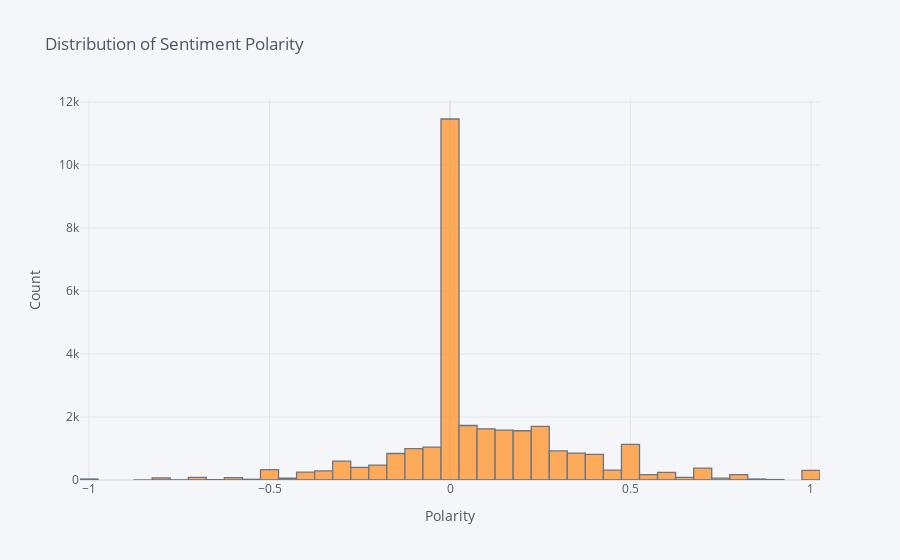

Here is the notebook cell this chart was saved with:
### Code cell
from plotly.offline import iplot
import cufflinks as cf
cf.go_offline()  # Enable offline mode for cufflinks
cf.set_config_file(offline=True, world_readable=True)
data_set['polarity'].iplot(
    kind='hist',
    bins=50,
    xTitle='Polarity',
    yTitle='Count',
    title='Distribution of Sentiment Polarity'
)

### Figure 1 — Plotly figure (JSON) as saved in the notebook; plotly's stock layout.template omitted (floating-point values rounded to 4 significant figures; data arrays with more than 128 entries replaced by an {"elided": "..."} marker saying what was removed)
{"data": [{"histfunc": "count", "histnorm": "", "marker": {"color": "rgba(255, 153, 51, 1.0)", "line": {"color": "#4D5663", "width": 1.3}}, "name": "polarity", "nbinsx": 50, "opacity": 0.8, "orientation": "v", "x": {"elided": "30735 float values"}, "type": "histogram"}], "layout": {"barmode": "overlay", "legend": {"bgcolor": "#F5F6F9", "font": {"color": "#4D5663"}}, "paper_bgcolor": "#F5F6F9", "plot_bgcolor": "#F5F6F9", "title": {"font": {"color": "#4D5663"}, "text": "Distribution of Sentiment Polarity"}, "xaxis": {"gridcolor": "#E1E5ED", "showgrid": true, "tickfont": {"color": "#4D5663"}, "title": {"font": {"color": "#4D5663"}, "text": "Polarity"}, "zerolinecolor": "#E1E5ED"}, "yaxis": {"gridcolor": "#E1E5ED", "showgrid": true, "tickfont": {"color": "#4D5663"}, "title": {"font": {"color": "#4D5663"}, "text": "Count"}, "zerolinecolor": "#E1E5ED"}}}
